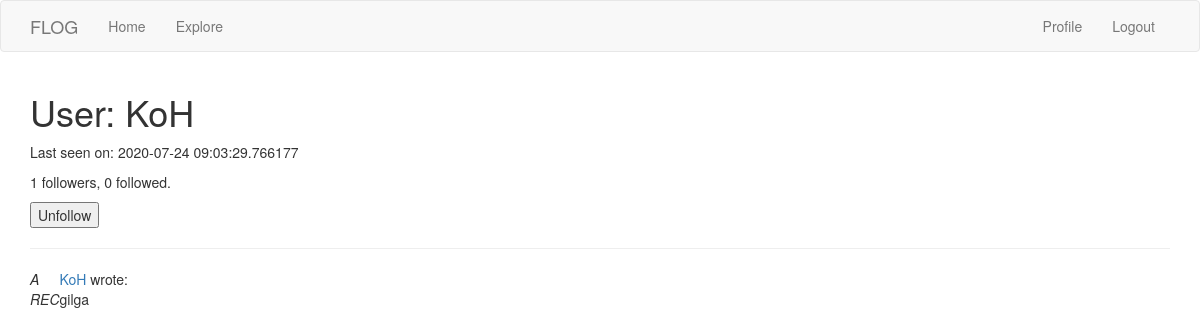
The app's page /user/KoH (signed in) with its own data.
### app/models.py (models this page shows, shortened)
class User(UserMixin, db.Model):
    id = db.Column(db.Integer, primary_key=True)
    username = db.Column(db.String(64), index=True, unique=True)
    email = db.Column(db.String(128), index=True, unique=True)
    password_hash = db.Column(db.String(128))
    about_me = db.Column(db.String(256))
    last_seen = db.Column(db.DateTime, default=datetime.utcnow)
    posts = db.relationship('Post', backref='author', lazy='dynamic')
    followed = db.relationship(
        'User', secondary=followers,
        primaryjoin=(followers.c.follower_id == id),
        secondaryjoin=(followers.c.followed_id == id),
        backref=db.backref('followers', lazy='dynamic'), lazy='dynamic')
    def is_following(self, user):
        return self.followed.filter(followers.c.followed_id == user.id).count() > 0

class Post(db.Model):
    id = db.Column(db.Integer, primary_key=True)
    body = db.Column(db.String(256))
    timestamp = db.Column(db.DateTime, index=True, default=datetime.utcnow)
    user_id = db.Column(db.Integer, db.ForeignKey('user.id'))

### app/routes.py (the view)
@app.route('/user/<username>')
@login_required
def user(username):
    user = User.query.filter_by(username=username).first_or_404()
    page = request.args.get('page', 1, type=int)
    posts = user.posts.order_by(Post.timestamp.desc()).paginate(page, app.config['POSTS_PER_PAGE'], False)
    next_url = prev_url = None
    if posts.has_next:
        next_url = url_for('user', username=user.username, page=posts.next_num)
    if posts.has_prev:
        prev_url = url_for('user', username=user.username, page=posts.prev_num)
    form = FollowForm()
    return render_template('user.html', user=user, posts=posts.items, form=form,
                            next_url=next_url, prev_url=prev_url)

### app/forms.py
class FollowForm(FlaskForm):
    submit = SubmitField('Submit')

### app/models.py (called while the page is built)
@login.user_loader
def load_user(id):
    return User.query.get(int(id))

### app/routes.py (called while the page is built)
@app.before_request
def before_request():
    if current_user.is_authenticated:
        current_user.last_seen = datetime.utcnow()
        db.session.commit()

### app/templates/user.html (shortened to what this page needs)
{% extends "base.html" %}
{% block app_content %}
    <h1>User: {{ user.username }}</h1>
    {% if user.last_seen %}<p>Last seen on: {{ user.last_seen }}</p>{% endif %}
    <p>{{ user.followers.count() }} followers, {{ user.followed.count() }} followed.</p>
    {% if user == current_user %}
    <p><a href="{{ url_for('edit_profile') }}">Edit profile</a></p>
    {% elif current_user.is_following(user) %}
    <p>
        <form action="{{ url_for('unfollow', username=user.username) }}" method="post">
            {{ form.submit(value='Unfollow') }}
        </form>
    </p>
    {% endif %}
    <hr>
    {% for post in posts %}
        {% include "_post.html" %}
    {% endfor %}
{% endblock %}

### app/templates/_post.html
<table>
    <tr valign="top">
        <td><i>A<br>REC</i></td>
        <td>
            <a href="{{ url_for('user', username=post.author.username) }}">
                {{ post.author.username }}
            </a>
            wrote:<br>{{ post.body }}
        </td>
    </tr>
</table>

### records on screen
User: username "KoH", last_seen "2020-07-24 09:03:29.766177"
Post: author.username "KoH", body "gilga"

### other values on screen
{{ user.followers.count() }} "1"
{{ user.followed.count() }} "0"
